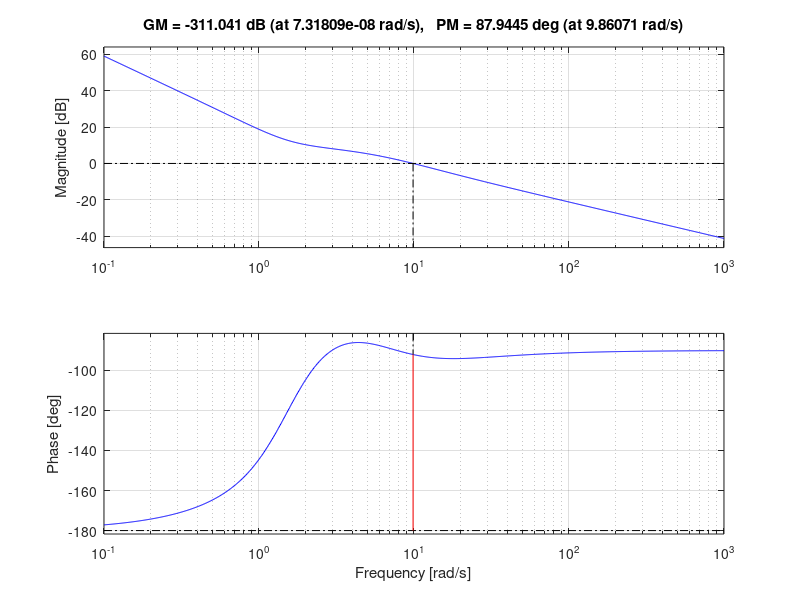

This chart was generated by the following MATLAB code:
%--------------------------------------------------------------------------
% Initialisation des paramètres du PONT ROULANT
%
%--------------------------------------------------------------------------

clear    % Effade toutes les varaibles de la memoire
close all   % Fermeture de toutes les figures

g = 9.81;
Te1 = 0.100;
%A = 1;

% Gains capteurs
Ki = 5;       % V/A
Komga = 0.02; % V/(rad/s)
Kteta = 0.875;% V/rad
Kfi = 4.77;   % V/rad

% Période d'échantillonnage pour l'identification
Te = 0.002;

% Parametres moteur 
Rm = 2.25;
Lm = 0.2e-3;
f = 7.25e-5;
J = 3.9e-6;

% Caractéristiques moteur (à identifier)
Taum = 0.035 ;    % Paramètre à identifier
Kv = 43.3;       % Paramètre à identifier

% Caractéristique charge (a et l à identifier)
r = 0.022;
N = 17;
a = 0.0487 ;      % Paramètre à identifier
l = 0.2687 ;       % Paramètre à identifier

%--------------------------------------------------------------------------
% Analyse d'une commande sur un modèle simplifié (K_w)
%--------------------------------------------------------------------------


% Modèle simplifié  (A,B,C,D)
A = [0 r/N;0 -1/Taum]; % à completer
B = [0;Kv/Taum]; % à completer
C = [1 0]; % à completer
D = 0; % à completer

% Modèle augmenté  (Aa,Ba,Ca,Da)
Aa = [0 r/N 0;0 -1/Taum 0;1 0 0]; % à completer
Ba = [0;Kv/Taum;0]; % à completer
Ca = [1 0 0]; % à completer
Da = 0; % à completer

% Calcule de la commande par placement de pôles  avec "place"


ksi = 0.9;
omega0 = 3;
tm = 1;
vp = [-ksi*omega0-1i*omega0*sqrt(1-ksi^2);-ksi*omega0+1i*omega0*sqrt(1-ksi^2);-1/tm];
K_w = place(Aa,Ba,vp);



%sys_cl = ss(Aa-Ba*K_w,[0;0;-1], Ca, 0);
%disp(size(sys_cl, 1));
%t = 0:0.01:10; % Temps de simulation
%r = 0.30*ones(size(t)); % Référence d'échelon
%disp(size(t));
%disp(size(r));
%[y,t] = lsim(sys_cl,r,t);

%sys_cl2 = ss(Aa-Ba*K_w,[0;0;-1], [1 0 0;0 1 0;0 0 1], 0);
%disp(size(sys_cl2, 1));
%[w,t] = lsim(sys_cl2,r,t);
%z = - K_w .* w;

%figure;
%subplot(2,1,1)
%plot(t,y(:,1),'b');
%hold on;
%plot(t, r, 'r-');
%xlabel('temps (en s)')
%ylabel('amplitude (en cm)');
%legend('x_c','x_{ref}')
%title('Réponse à un échelon en entrée x_{ref} = 0.30 cm');
%axis([0,10,0,0.35])
%grid on;

%subplot(2,1,2)
%plot(t,z(:,2),'b');
%ylabel('u_c (en V)');
%xlabel('temps (en s)');
%grid on;


% Calcul de la réponse en boucle fermée avec le modèle de synthèse

%--------------------------------------------------------------------------
%--------------------------------------------------------------------------
%
% Synthèse LQ de la commande par retour d'état sans action integrale
%
%--------------------------------------------------------------------------
%--------------------------------------------------------------------------

% Modèle simplifié  (A,B,C,D)
Ap = [0 r/N 0 0;0 -1/Taum 0 0;0 0 0 1;0 r/(l*N*Taum) -g/l -a/l]; % à completer
Bp = [0;Kv/Taum;0;-Kv*r/(l*N*Taum)]; % à completer
Cp = [1 0 0 0;0 0 1 0]; % à completer
Dp = 0; % à completer


% Choix des pondérations pour la synthèse LQ

Q_lq = [5000 0 0 0;0 0 0 0;0 0 1/1000 0;0 0 0 0];
R_lq = 10;
K_lq = lqr(Ap,Bp,Q_lq,R_lq);

% Calcul de la commande LQ (K_lq et M_lq) avec lqr
K_lq = lqr(Ap,Bp,Q_lq,R_lq); % à completer
M_lq = -inv(Cp(1,:)*inv(Ap-Bp*K_lq)*Bp); % à completer
K_lq
M_lq



% Calcul de la réponse en boucle fermée avec le modèle de synthèse

%--------------------------------------------------------------------------
%--------------------------------------------------------------------------
%
% Synthèse LQ de la commande par retour d'état avec action integrale (LQI)
%
%--------------------------------------------------------------------------
%--------------------------------------------------------------------------

% Modèle augmenté  (Aa,Ba,Ca,Da)
Apa = [0 r/N 0 0 0;0 -1/Taum 0 0 0;0 0 0 1 0;0 r/(l*N*Taum) -g/l -a/l 0;1 0 0 0 0]; % à completer
Bpa = [0;Kv/Taum;0;-Kv*r/(l*N*Taum);0]; % à completer
Cpa = [1 0 0 0 0;0 0 1 0 0;0 0 0 0 1]; % à completer
Dpa = 0; % à completer

% Choix des pondérations pour la synthèse LQI

Q_lqi = [5000 0 0 0 0;0 0 0 0 0;0 0 1/1000 0 0;0 0 0 0 0;0 0 0 0 250000];
R_lqi = 10;
K_lqi = lqr(Apa,Bpa,Q_lqi,R_lqi);
K_lqi



% Calcul de la commande LQ avec lqr
K_lqi = lqr(Apa,Bpa,Q_lqi,R_lqi); % à completer

%--------------------------------------------------------------------------
%--------------------------------------------------------------------------
%
% Synthèse d'un observateur
%
%--------------------------------------------------------------------------
%--------------------------------------------------------------------------
% Pôles pour l'observateur

H = [Cp;Cp*Ap;Cp*Ap*Ap;Cp*Ap*Ap*Ap];
rank(H);


poles_system = eig(Ap-Bp*K_lq);
poles_obs = 2*[min(poles_system); 1.5*min(poles_system); 2*min(poles_system); 2.5*min(poles_system)];
poles_system
poles_obs


% Matrice des mesures
Cobs = Cp; % à completer

% Calcul du gain de l'observateur


L = place(Ap',Cp',poles_obs);
L = L'



%syst1 = ss(Apa,Bpa,K_lqi,0);
%margin(syst1)
%grid on



Aobs = [Apa zeros(5,4);zeros(4,5) Ap-L*Cp];
Bobs = [Bpa;Bp];
Kobs = [K_lqi(1:4) K_lqi(5) K_lqi(1:4)];

syst2 = ss(Aobs,Bobs,Kobs,0);
margin(syst2)
grid on
